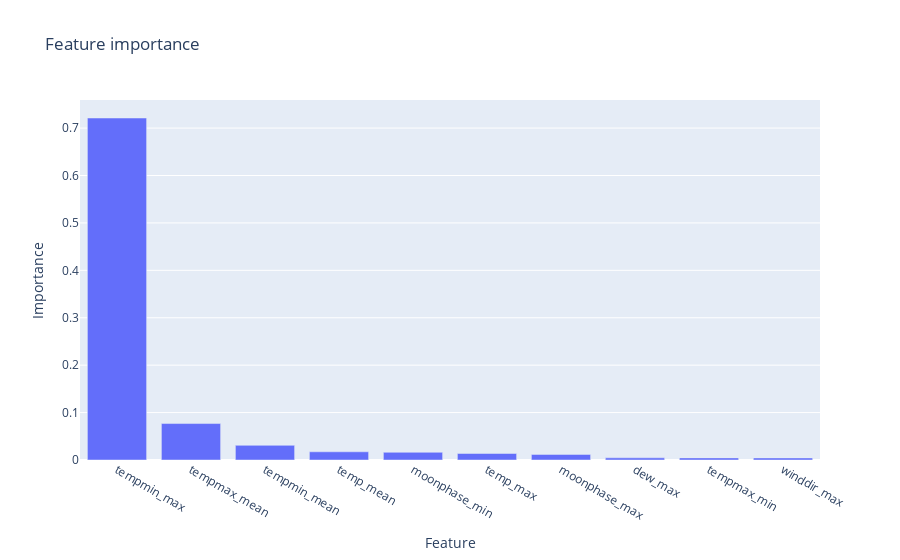

Notebook code for this chart:
### Code cell
# Plot features importance
df_fi = pd.DataFrame(columns=['Feature', 'Importance'])
df_fi['Feature'] = X.columns
df_fi['Importance'] = cv_xgbr.best_estimator_.feature_importances_
df_fi.sort_values('Importance', inplace=True, ascending=False)

fig = px.bar(df_fi.head(10), x='Feature', y='Importance', title="Feature importance")
fig.show()

### Figure 1 — Plotly figure (JSON) as saved in the notebook; plotly's stock layout.template omitted (floating-point values rounded to 4 significant figures)
{"data": [{"alignmentgroup": "True", "hovertemplate": "Feature=%{x}<br>Importance=%{y}<extra></extra>", "legendgroup": "", "marker": {"color": "#636efa", "pattern": {"shape": ""}}, "name": "", "offsetgroup": "", "orientation": "v", "showlegend": false, "textposition": "auto", "type": "bar", "x": ["tempmin_max", "tempmax_mean", "tempmin_mean", "temp_mean", "moonphase_min", "temp_max", "moonphase_max", "dew_max", "tempmax_min", "winddir_max"], "xaxis": "x", "y": [0.7213, 0.07688, 0.03093, 0.01732, 0.01621, 0.01373, 0.01177, 0.004586, 0.004448, 0.004314], "yaxis": "y"}], "layout": {"barmode": "relative", "legend": {"tracegroupgap": 0}, "title": {"text": "Feature importance"}, "xaxis": {"anchor": "y", "domain": [0, 1], "title": {"text": "Feature"}}, "yaxis": {"anchor": "x", "domain": [0, 1], "title": {"text": "Importance"}}}}
